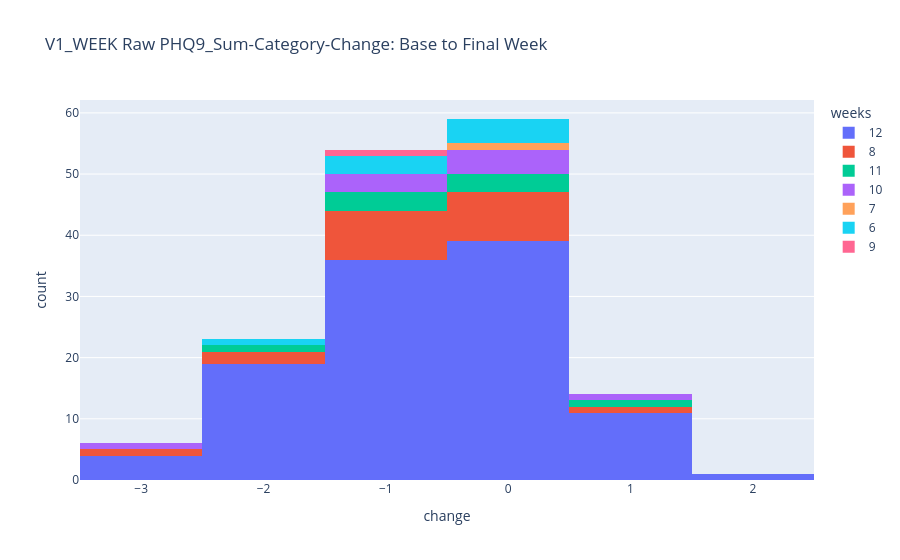
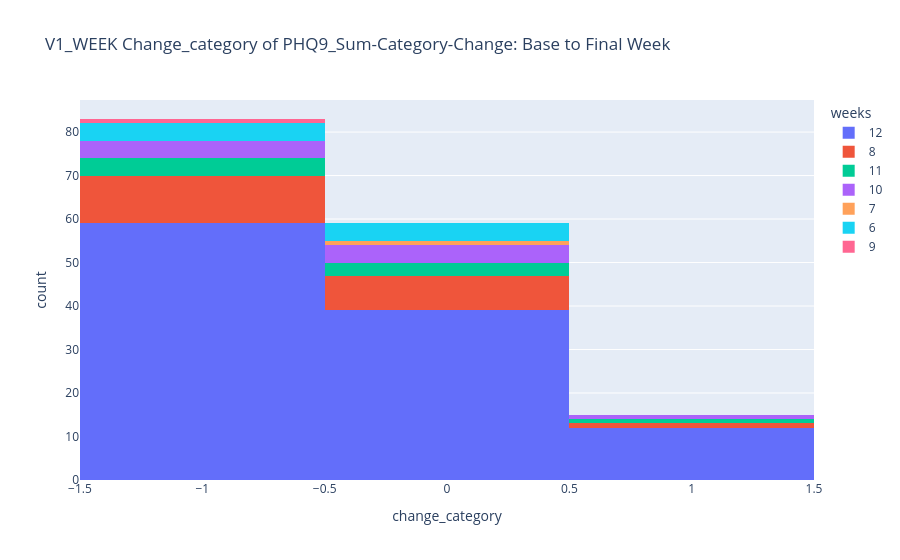
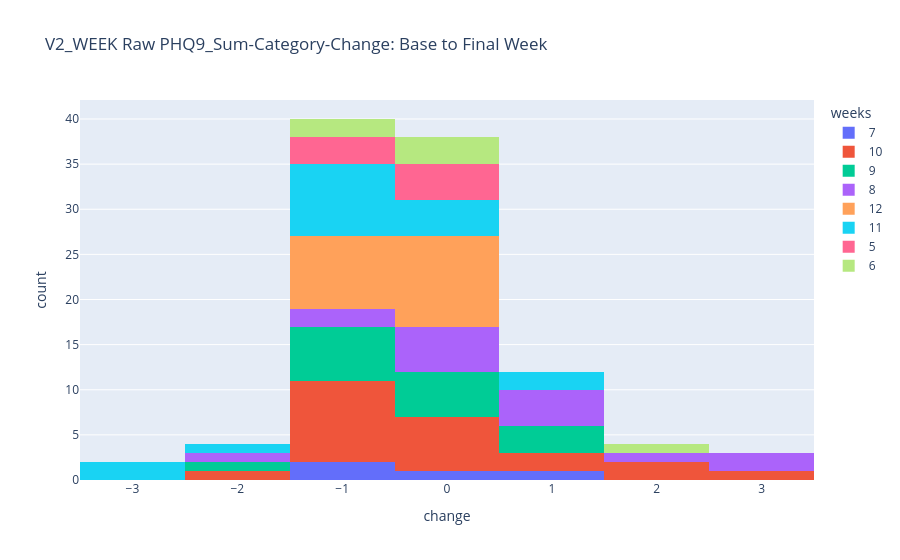
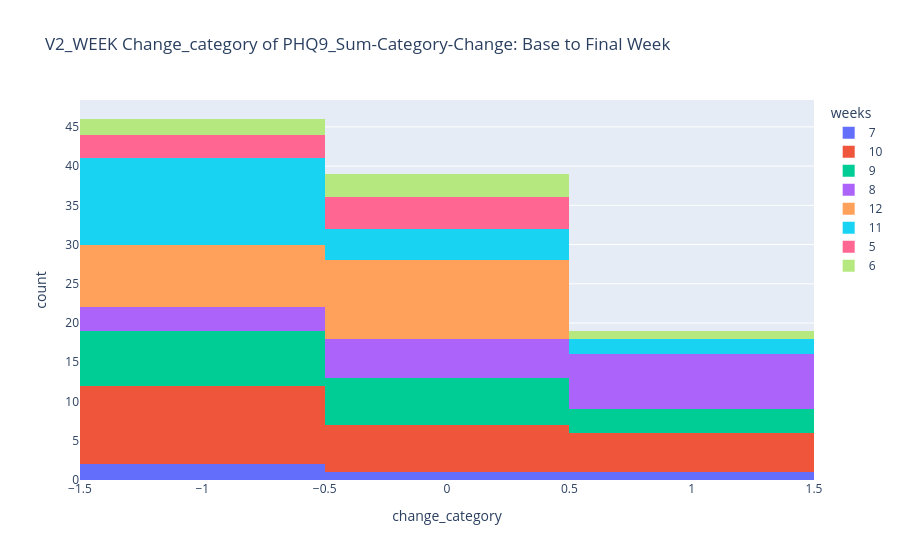

Source (notebook cell) for these figures, in order:
### Markdown cell above
# Investigate the change in PHQ9-Sum over time

### Code cell
print('Run on:', dt.datetime.today().strftime('%a %d %b %Y, %I:%M%p'))

import plotly.express as px

for name in ['v1_week', 'v2_week']:
	change_df=pd.read_csv(os.path.join(demo_dir, f'{name}_change_in_phq9_cat.csv'))

	fig = px.histogram(change_df, x='change', color='weeks', barmode='stack', title=f'{name.upper()} Raw PHQ9_Sum-Category-Change: Base to Final Week')
	fig.show()

	fig2 = px.histogram(change_df, x='change_category', color='weeks', barmode='stack', title=f'{name.upper()} Change_category of PHQ9_Sum-Category-Change: Base to Final Week')
	fig2.show()

### Figure 1 — Plotly figure (JSON) as saved in the notebook; plotly's stock layout.template omitted (floating-point values rounded to 4 significant figures)
{"data": [{"bingroup": "x", "hovertemplate": "weeks=12<br>change=%{x}<br>count=%{y}<extra></extra>", "legendgroup": "12", "marker": {"color": "#636efa", "pattern": {"shape": ""}}, "name": "12", "orientation": "v", "showlegend": true, "type": "histogram", "x": [-2, -2, 0, -2, -2, 1, -1, -1, 0, 0, -2, 0, -1, 0, -3, 1, 0, 0, -1, 2, -2, 1, 0, -1, 1, -1, 0, 0, -1, -1, -2, -1, 0, -1, 0, -1, -1, -1, 1, 0, -2, 0, -1, -1, -1, -2, 0, 0, -1, -1, 0, -3, -2, -1, 0, 0, 0, 0, -2, 0, 0, -1, -1, -1, -2, -1, 0, -1, -1, 0, 0, -1, -2, 0, 1, 0, -1, 0, -3, -1, 1, -1, 1, -1, -1, 1, 1, 0, -2, -2, -1, -2, 0, 1, 0, -1, 0, -2, -1, 0, 0, 0, -2, 0, -1, -2, -1, 0, -3, 0], "xaxis": "x", "yaxis": "y"}, {"bingroup": "x", "hovertemplate": "weeks=8<br>change=%{x}<br>count=%{y}<extra></extra>", "legendgroup": "8", "marker": {"color": "#EF553B", "pattern": {"shape": ""}}, "name": "8", "orientation": "v", "showlegend": true, "type": "histogram", "x": [-1, -1, 0, -1, 0, -2, 0, -1, -2, 0, 0, -1, -1, -1, 1, 0, -1, 0, -3, 0], "xaxis": "x", "yaxis": "y"}, {"bingroup": "x", "hovertemplate": "weeks=11<br>change=%{x}<br>count=%{y}<extra></extra>", "legendgroup": "11", "marker": {"color": "#00cc96", "pattern": {"shape": ""}}, "name": "11", "orientation": "v", "showlegend": true, "type": "histogram", "x": [1, -1, 0, -1, -2, 0, -1, 0], "xaxis": "x", "yaxis": "y"}, {"bingroup": "x", "hovertemplate": "weeks=10<br>change=%{x}<br>count=%{y}<extra></extra>", "legendgroup": "10", "marker": {"color": "#ab63fa", "pattern": {"shape": ""}}, "name": "10", "orientation": "v", "showlegend": true, "type": "histogram", "x": [-1, 1, 0, -1, 0, 0, -3, -1, 0], "xaxis": "x", "yaxis": "y"}, {"bingroup": "x", "hovertemplate": "weeks=7<br>change=%{x}<br>count=%{y}<extra></extra>", "legendgroup": "7", "marker": {"color": "#FFA15A", "pattern": {"shape": ""}}, "name": "7", "orientation": "v", "showlegend": true, "type": "histogram", "x": [0], "xaxis": "x", "yaxis": "y"}, {"bingroup": "x", "hovertemplate": "weeks=6<br>change=%{x}<br>count=%{y}<extra></extra>", "legendgroup": "6", "marker": {"color": "#19d3f3", "pattern": {"shape": ""}}, "name": "6", "orientation": "v", "showlegend": true, "type": "histogram", "x": [-1, 0, 0, -1, -2, 0, 0, -1], "xaxis": "x", "yaxis": "y"}, {"bingroup": "x", "hovertemplate": "weeks=9<br>change=%{x}<br>count=%{y}<extra></extra>", "legendgroup": "9", "marker": {"color": "#FF6692", "pattern": {"shape": ""}}, "name": "9", "orientation": "v", "showlegend": true, "type": "histogram", "x": [-1], "xaxis": "x", "yaxis": "y"}], "layout": {"barmode": "stack", "legend": {"title": {"text": "weeks"}, "tracegroupgap": 0}, "title": {"text": "V1_WEEK Raw PHQ9_Sum-Category-Change: Base to Final Week"}, "xaxis": {"anchor": "y", "domain": [0, 1], "title": {"text": "change"}}, "yaxis": {"anchor": "x", "domain": [0, 1], "title": {"text": "count"}}}}

### Figure 2 — Plotly figure (JSON) as saved in the notebook; plotly's stock layout.template omitted (floating-point values rounded to 4 significant figures)
{"data": [{"bingroup": "x", "hovertemplate": "weeks=12<br>change_category=%{x}<br>count=%{y}<extra></extra>", "legendgroup": "12", "marker": {"color": "#636efa", "pattern": {"shape": ""}}, "name": "12", "orientation": "v", "showlegend": true, "type": "histogram", "x": [-1, -1, 0, -1, -1, 1, -1, -1, 0, 0, -1, 0, -1, 0, -1, 1, 0, 0, -1, 1, -1, 1, 0, -1, 1, -1, 0, 0, -1, -1, -1, -1, 0, -1, 0, -1, -1, -1, 1, 0, -1, 0, -1, -1, -1, -1, 0, 0, -1, -1, 0, -1, -1, -1, 0, 0, 0, 0, -1, 0, 0, -1, -1, -1, -1, -1, 0, -1, -1, 0, 0, -1, -1, 0, 1, 0, -1, 0, -1, -1, 1, -1, 1, -1, -1, 1, 1, 0, -1, -1, -1, -1, 0, 1, 0, -1, 0, -1, -1, 0, 0, 0, -1, 0, -1, -1, -1, 0, -1, 0], "xaxis": "x", "yaxis": "y"}, {"bingroup": "x", "hovertemplate": "weeks=8<br>change_category=%{x}<br>count=%{y}<extra></extra>", "legendgroup": "8", "marker": {"color": "#EF553B", "pattern": {"shape": ""}}, "name": "8", "orientation": "v", "showlegend": true, "type": "histogram", "x": [-1, -1, 0, -1, 0, -1, 0, -1, -1, 0, 0, -1, -1, -1, 1, 0, -1, 0, -1, 0], "xaxis": "x", "yaxis": "y"}, {"bingroup": "x", "hovertemplate": "weeks=11<br>change_category=%{x}<br>count=%{y}<extra></extra>", "legendgroup": "11", "marker": {"color": "#00cc96", "pattern": {"shape": ""}}, "name": "11", "orientation": "v", "showlegend": true, "type": "histogram", "x": [1, -1, 0, -1, -1, 0, -1, 0], "xaxis": "x", "yaxis": "y"}, {"bingroup": "x", "hovertemplate": "weeks=10<br>change_category=%{x}<br>count=%{y}<extra></extra>", "legendgroup": "10", "marker": {"color": "#ab63fa", "pattern": {"shape": ""}}, "name": "10", "orientation": "v", "showlegend": true, "type": "histogram", "x": [-1, 1, 0, -1, 0, 0, -1, -1, 0], "xaxis": "x", "yaxis": "y"}, {"bingroup": "x", "hovertemplate": "weeks=7<br>change_category=%{x}<br>count=%{y}<extra></extra>", "legendgroup": "7", "marker": {"color": "#FFA15A", "pattern": {"shape": ""}}, "name": "7", "orientation": "v", "showlegend": true, "type": "histogram", "x": [0], "xaxis": "x", "yaxis": "y"}, {"bingroup": "x", "hovertemplate": "weeks=6<br>change_category=%{x}<br>count=%{y}<extra></extra>", "legendgroup": "6", "marker": {"color": "#19d3f3", "pattern": {"shape": ""}}, "name": "6", "orientation": "v", "showlegend": true, "type": "histogram", "x": [-1, 0, 0, -1, -1, 0, 0, -1], "xaxis": "x", "yaxis": "y"}, {"bingroup": "x", "hovertemplate": "weeks=9<br>change_category=%{x}<br>count=%{y}<extra></extra>", "legendgroup": "9", "marker": {"color": "#FF6692", "pattern": {"shape": ""}}, "name": "9", "orientation": "v", "showlegend": true, "type": "histogram", "x": [-1], "xaxis": "x", "yaxis": "y"}], "layout": {"barmode": "stack", "legend": {"title": {"text": "weeks"}, "tracegroupgap": 0}, "title": {"text": "V1_WEEK Change_category of PHQ9_Sum-Category-Change: Base to Final Week"}, "xaxis": {"anchor": "y", "domain": [0, 1], "title": {"text": "change_category"}}, "yaxis": {"anchor": "x", "domain": [0, 1], "title": {"text": "count"}}}}

### Figure 3 — Plotly figure (JSON) as saved in the notebook; plotly's stock layout.template omitted (floating-point values rounded to 4 significant figures)
{"data": [{"bingroup": "x", "hovertemplate": "weeks=7<br>change=%{x}<br>count=%{y}<extra></extra>", "legendgroup": "7", "marker": {"color": "#636efa", "pattern": {"shape": ""}}, "name": "7", "orientation": "v", "showlegend": true, "type": "histogram", "x": [-1.0, 0.0, 1.0, -1.0], "xaxis": "x", "yaxis": "y"}, {"bingroup": "x", "hovertemplate": "weeks=10<br>change=%{x}<br>count=%{y}<extra></extra>", "legendgroup": "10", "marker": {"color": "#EF553B", "pattern": {"shape": ""}}, "name": "10", "orientation": "v", "showlegend": true, "type": "histogram", "x": [0.0, -1.0, 0.0, -1.0, 0.0, 3.0, -1.0, -1.0, -1.0, 0.0, -1.0, 0.0, 2.0, -1.0, -1.0, -2.0, -1.0, 1.0, 2.0, 1.0, 0.0], "xaxis": "x", "yaxis": "y"}, {"bingroup": "x", "hovertemplate": "weeks=9<br>change=%{x}<br>count=%{y}<extra></extra>", "legendgroup": "9", "marker": {"color": "#00cc96", "pattern": {"shape": ""}}, "name": "9", "orientation": "v", "showlegend": true, "type": "histogram", "x": [-1.0, -1.0, NaN, 0.0, -1.0, -1.0, 0.0, 0.0, -1.0, 1.0, 1.0, 0.0, -2.0, 0.0, -1.0, 1.0], "xaxis": "x", "yaxis": "y"}, {"bingroup": "x", "hovertemplate": "weeks=8<br>change=%{x}<br>count=%{y}<extra></extra>", "legendgroup": "8", "marker": {"color": "#ab63fa", "pattern": {"shape": ""}}, "name": "8", "orientation": "v", "showlegend": true, "type": "histogram", "x": [-1.0, -1.0, 1.0, 3.0, 0.0, 0.0, 1.0, 0.0, 2.0, 3.0, 1.0, 0.0, -2.0, 0.0, 1.0], "xaxis": "x", "yaxis": "y"}, {"bingroup": "x", "hovertemplate": "weeks=12<br>change=%{x}<br>count=%{y}<extra></extra>", "legendgroup": "12", "marker": {"color": "#FFA15A", "pattern": {"shape": ""}}, "name": "12", "orientation": "v", "showlegend": true, "type": "histogram", "x": [-1.0, -1.0, -1.0, -1.0, 0.0, -1.0, 0.0, 0.0, 0.0, 0.0, 0.0, -1.0, -1.0, 0.0, 0.0, -1.0, 0.0, 0.0], "xaxis": "x", "yaxis": "y"}, {"bingroup": "x", "hovertemplate": "weeks=11<br>change=%{x}<br>count=%{y}<extra></extra>", "legendgroup": "11", "marker": {"color": "#19d3f3", "pattern": {"shape": ""}}, "name": "11", "orientation": "v", "showlegend": true, "type": "histogram", "x": [-1.0, -1.0, -3.0, -3.0, -1.0, -1.0, 0.0, -1.0, 1.0, 1.0, 0.0, -1.0, -1.0, -1.0, -2.0, 0.0, 0.0], "xaxis": "x", "yaxis": "y"}, {"bingroup": "x", "hovertemplate": "weeks=5<br>change=%{x}<br>count=%{y}<extra></extra>", "legendgroup": "5", "marker": {"color": "#FF6692", "pattern": {"shape": ""}}, "name": "5", "orientation": "v", "showlegend": true, "type": "histogram", "x": [0.0, 0.0, -1.0, 0.0, -1.0, -1.0, 0.0], "xaxis": "x", "yaxis": "y"}, {"bingroup": "x", "hovertemplate": "weeks=6<br>change=%{x}<br>count=%{y}<extra></extra>", "legendgroup": "6", "marker": {"color": "#B6E880", "pattern": {"shape": ""}}, "name": "6", "orientation": "v", "showlegend": true, "type": "histogram", "x": [0.0, 0.0, -1.0, -1.0, 2.0, 0.0], "xaxis": "x", "yaxis": "y"}], "layout": {"barmode": "stack", "legend": {"title": {"text": "weeks"}, "tracegroupgap": 0}, "title": {"text": "V2_WEEK Raw PHQ9_Sum-Category-Change: Base to Final Week"}, "xaxis": {"anchor": "y", "domain": [0, 1], "title": {"text": "change"}}, "yaxis": {"anchor": "x", "domain": [0, 1], "title": {"text": "count"}}}}

### Figure 4 — Plotly figure (JSON) as saved in the notebook; plotly's stock layout.template omitted (floating-point values rounded to 4 significant figures)
{"data": [{"bingroup": "x", "hovertemplate": "weeks=7<br>change_category=%{x}<br>count=%{y}<extra></extra>", "legendgroup": "7", "marker": {"color": "#636efa", "pattern": {"shape": ""}}, "name": "7", "orientation": "v", "showlegend": true, "type": "histogram", "x": [-1, 0, 1, -1], "xaxis": "x", "yaxis": "y"}, {"bingroup": "x", "hovertemplate": "weeks=10<br>change_category=%{x}<br>count=%{y}<extra></extra>", "legendgroup": "10", "marker": {"color": "#EF553B", "pattern": {"shape": ""}}, "name": "10", "orientation": "v", "showlegend": true, "type": "histogram", "x": [0, -1, 0, -1, 0, 1, -1, -1, -1, 0, -1, 0, 1, -1, -1, -1, -1, 1, 1, 1, 0], "xaxis": "x", "yaxis": "y"}, {"bingroup": "x", "hovertemplate": "weeks=9<br>change_category=%{x}<br>count=%{y}<extra></extra>", "legendgroup": "9", "marker": {"color": "#00cc96", "pattern": {"shape": ""}}, "name": "9", "orientation": "v", "showlegend": true, "type": "histogram", "x": [-1, -1, 0, 0, -1, -1, 0, 0, -1, 1, 1, 0, -1, 0, -1, 1], "xaxis": "x", "yaxis": "y"}, {"bingroup": "x", "hovertemplate": "weeks=8<br>change_category=%{x}<br>count=%{y}<extra></extra>", "legendgroup": "8", "marker": {"color": "#ab63fa", "pattern": {"shape": ""}}, "name": "8", "orientation": "v", "showlegend": true, "type": "histogram", "x": [-1, -1, 1, 1, 0, 0, 1, 0, 1, 1, 1, 0, -1, 0, 1], "xaxis": "x", "yaxis": "y"}, {"bingroup": "x", "hovertemplate": "weeks=12<br>change_category=%{x}<br>count=%{y}<extra></extra>", "legendgroup": "12", "marker": {"color": "#FFA15A", "pattern": {"shape": ""}}, "name": "12", "orientation": "v", "showlegend": true, "type": "histogram", "x": [-1, -1, -1, -1, 0, -1, 0, 0, 0, 0, 0, -1, -1, 0, 0, -1, 0, 0], "xaxis": "x", "yaxis": "y"}, {"bingroup": "x", "hovertemplate": "weeks=11<br>change_category=%{x}<br>count=%{y}<extra></extra>", "legendgroup": "11", "marker": {"color": "#19d3f3", "pattern": {"shape": ""}}, "name": "11", "orientation": "v", "showlegend": true, "type": "histogram", "x": [-1, -1, -1, -1, -1, -1, 0, -1, 1, 1, 0, -1, -1, -1, -1, 0, 0], "xaxis": "x", "yaxis": "y"}, {"bingroup": "x", "hovertemplate": "weeks=5<br>change_category=%{x}<br>count=%{y}<extra></extra>", "legendgroup": "5", "marker": {"color": "#FF6692", "pattern": {"shape": ""}}, "name": "5", "orientation": "v", "showlegend": true, "type": "histogram", "x": [0, 0, -1, 0, -1, -1, 0], "xaxis": "x", "yaxis": "y"}, {"bingroup": "x", "hovertemplate": "weeks=6<br>change_category=%{x}<br>count=%{y}<extra></extra>", "legendgroup": "6", "marker": {"color": "#B6E880", "pattern": {"shape": ""}}, "name": "6", "orientation": "v", "showlegend": true, "type": "histogram", "x": [0, 0, -1, -1, 1, 0], "xaxis": "x", "yaxis": "y"}], "layout": {"barmode": "stack", "legend": {"title": {"text": "weeks"}, "tracegroupgap": 0}, "title": {"text": "V2_WEEK Change_category of PHQ9_Sum-Category-Change: Base to Final Week"}, "xaxis": {"anchor": "y", "domain": [0, 1], "title": {"text": "change_category"}}, "yaxis": {"anchor": "x", "domain": [0, 1], "title": {"text": "count"}}}}
